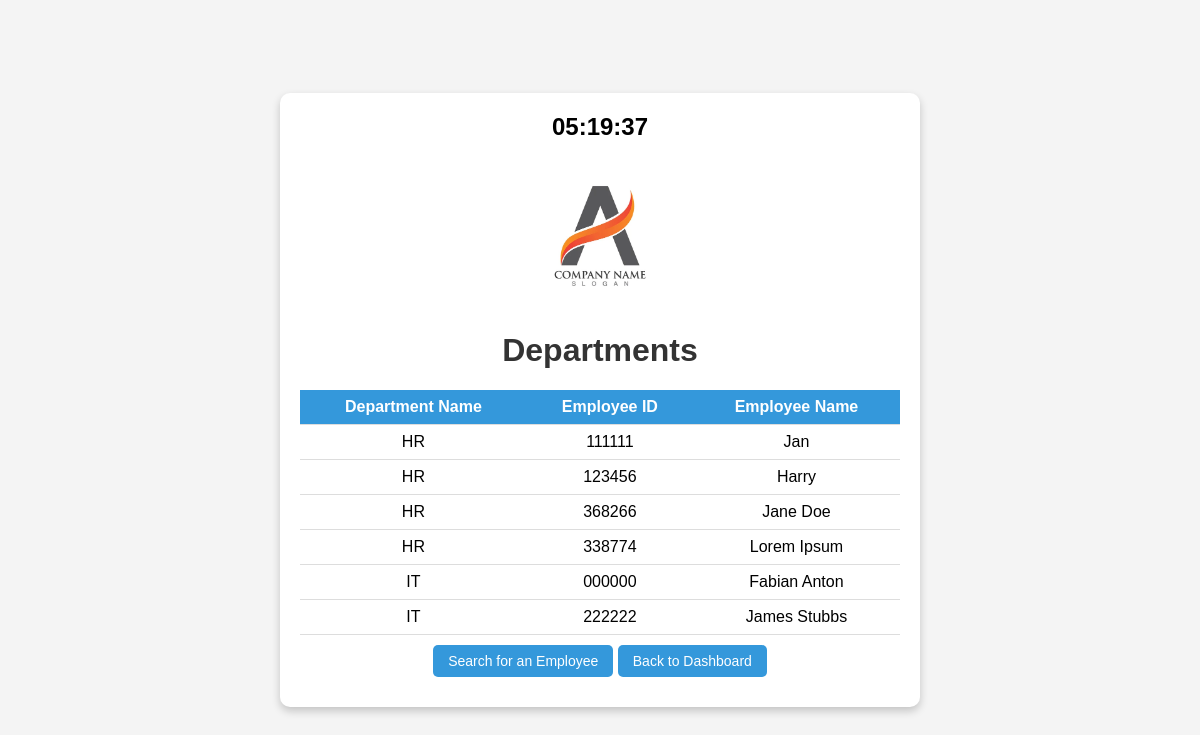
Screenshot of /departments/ with the database file from the repository.
### employees/models.py (models this page shows, shortened)
class Department(models.Model):
    Department_name = models.CharField(max_length=100, default='General')

class Employee(AbstractBaseUser):
    employee_id = models.CharField(max_length=6, unique=True)
    name = models.CharField(max_length=100)
    passcode = models.CharField(max_length=6)
    department = models.ForeignKey(
        Department,
        on_delete=models.CASCADE,
        related_name='employees',
        null=False,
        default=""
    )
    is_manager = models.BooleanField(default=False)
    archived = models.BooleanField(default=False)
    archive_date = models.DateTimeField(null=True, blank=True)
    profile_picture = models.ImageField(
        upload_to='profile_pictures/',
        blank=True,
        null=True,
        default='profile_pictures/default.jpg'
    )
    objects = EmployeeManager()
    USERNAME_FIELD = 'employee_id'
    REQUIRED_FIELDS = ['name']

### employees/views.py (the view)
# urls.py: path('departments/',views.department_list, name='departments'),
def department_list(request):
    departments = Department.objects.prefetch_related(
        Prefetch('employees', queryset=Employee.objects.filter(archived=False))
    ).all()
    return render(request, 'departments.html', {'departments': departments})

### employees/templates/employees/departments.html (shortened to what this page needs)
{% load static %}
<!DOCTYPE html>
<html lang="en">
<head>
</head>
<body>
    <div class="container">
        <div>
            <div class="clock" id="clock">00:00:00</div>
            <img src="{% static 'images/logo.jpg' %}" alt="Company Logo" class="logo">
            <h1>Departments</h1>
            <table>
                <tr>
                    <th>Department Name</th>
                    <th>Employee ID</th>
                    <th>Employee Name</th>
                </tr>
                {% for department in departments %}
                    {% for employee in department.employees.all %}
                        <tr>
                            <td>{{ department.Department_name }}</td>
                            <td>{{ employee.employee_id }}</td>
                            <td>{{ employee.name }}</td>
                        </tr>
                    {% endfor %}
                {% empty %}
                    <tr>
                        <td colspan="3">No departments available</td>
                    </tr>
                {% endfor %}
            </table>
            <a href="{% url 'filter_search' %}" class="department-view-btn">Search for an Employee</a>
            <a href="{% url 'manager_dashboard' %}" class="department-view-btn">Back to Dashboard</a>
        </div>
    </div>
</body>
</html>

### employees/templates/employees/departments.html (style rules this page uses)
body { font-family: Arial, sans-serif; background-color: #f4f4f4; display: flex; justify-content: center; align-items: center; height: 100vh; margin: 0; }
.container { background: white; padding: 20px; border-radius: 10px; box-shadow: 0 4px 8px rgba(0, 0, 0, 0.2); text-align: center; width: 80%; max-width: 600px; }
.clock { font-size: 24px; font-weight: bold; margin-bottom: 20px; }
.logo { width: 150px; height: 150px; object-fit: cover; border-radius: 50%; margin: 0 auto 20px auto; display: block; }
h1, h2 { color: #333; }
.department-view-btn { display: inline-block; margin: 10px auto; background-color: #3498db; color: white; padding: 8px 15px; border-radius: 5px; text-decoration: none; font-size: 14px; }
table { width: 100%; border-collapse: collapse; margin-top: 10px; }
th, td { padding: 8px; border-bottom: 1px solid #ddd; text-align: center; }
th { background-color: #3498db; color: white; }

### rows the page displays
Department: Department_name "HR"
Employee: employee_id "111111", name "Jan"
Employee: employee_id "123456", name "Harry"
Employee: employee_id "368266", name "Jane Doe"
Employee: employee_id "338774", name "Lorem Ipsum"
Department: Department_name "IT"
Employee: employee_id "000000", name "Fabian Anton"
Employee: employee_id "222222", name "James Stubbs"
